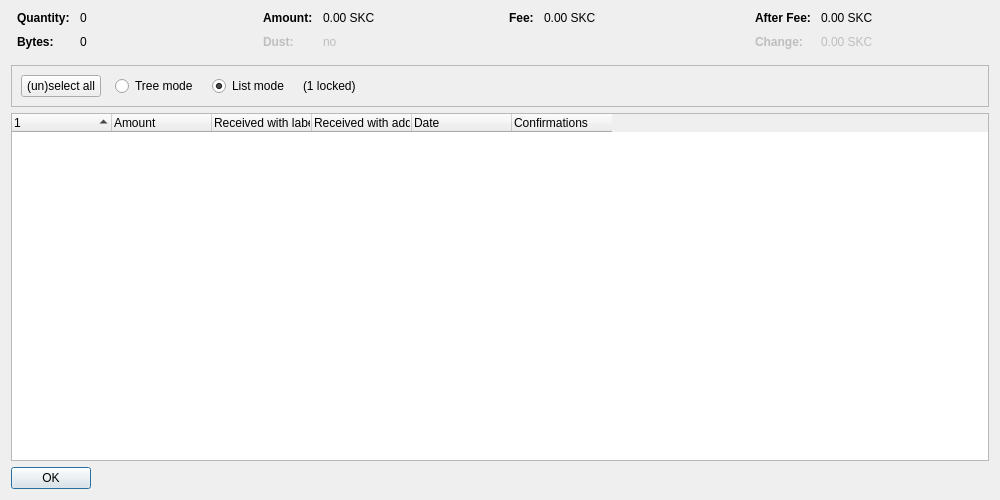
<?xml version="1.0" encoding="UTF-8"?>
<ui version="4.0">
 <class>CoinControlDialog</class>
 <widget class="QDialog" name="CoinControlDialog">
  <property name="geometry">
   <rect>
    <x>0</x>
    <y>0</y>
    <width>1000</width>
    <height>500</height>
   </rect>
  </property>
  <property name="windowTitle">
   <string>Coin Selection</string>
  </property>
  <layout class="QVBoxLayout" name="verticalLayout">
   <item>
    <layout class="QHBoxLayout" name="horizontalLayoutTop" stretch="0,0,0,0">
     <property name="topMargin">
      <number>0</number>
     </property>
     <property name="bottomMargin">
      <number>10</number>
     </property>
     <item>
      <layout class="QFormLayout" name="formLayoutCoinControl1">
       <property name="horizontalSpacing">
        <number>10</number>
       </property>
       <property name="verticalSpacing">
        <number>10</number>
       </property>
       <property name="leftMargin">
        <number>6</number>
       </property>
       <property name="rightMargin">
        <number>6</number>
       </property>
       <item row="0" column="0">
        <widget class="QLabel" name="labelCoinControlQuantityText">
         <property name="font">
          <font>
           <weight>75</weight>
           <bold>true</bold>
          </font>
         </property>
         <property name="text">
          <string>Quantity:</string>
         </property>
        </widget>
       </item>
       <item row="0" column="1">
        <widget class="QLabel" name="labelCoinControlQuantity">
         <property name="cursor">
          <cursorShape>IBeamCursor</cursorShape>
         </property>
         <property name="contextMenuPolicy">
          <enum>Qt::ActionsContextMenu</enum>
         </property>
         <property name="text">
          <string notr="true">0</string>
         </property>
         <property name="textInteractionFlags">
          <set>Qt::LinksAccessibleByMouse|Qt::TextSelectableByKeyboard|Qt::TextSelectableByMouse</set>
         </property>
        </widget>
       </item>
       <item row="1" column="0">
        <widget class="QLabel" name="labelCoinControlBytesText">
         <property name="font">
          <font>
           <weight>75</weight>
           <bold>true</bold>
          </font>
         </property>
         <property name="text">
          <string>Bytes:</string>
         </property>
        </widget>
       </item>
       <item row="1" column="1">
        <widget class="QLabel" name="labelCoinControlBytes">
         <property name="cursor">
          <cursorShape>IBeamCursor</cursorShape>
         </property>
         <property name="contextMenuPolicy">
          <enum>Qt::ActionsContextMenu</enum>
         </property>
         <property name="text">
          <string notr="true">0</string>
         </property>
         <property name="textInteractionFlags">
          <set>Qt::LinksAccessibleByMouse|Qt::TextSelectableByKeyboard|Qt::TextSelectableByMouse</set>
         </property>
        </widget>
       </item>
      </layout>
     </item>
     <item>
      <layout class="QFormLayout" name="formLayoutCoinControl2">
       <property name="horizontalSpacing">
        <number>10</number>
       </property>
       <property name="verticalSpacing">
        <number>10</number>
       </property>
       <property name="leftMargin">
        <number>6</number>
       </property>
       <property name="rightMargin">
        <number>6</number>
       </property>
       <item row="0" column="0">
        <widget class="QLabel" name="labelCoinControlAmountText">
         <property name="font">
          <font>
           <weight>75</weight>
           <bold>true</bold>
          </font>
         </property>
         <property name="text">
          <string>Amount:</string>
         </property>
        </widget>
       </item>
       <item row="0" column="1">
        <widget class="QLabel" name="labelCoinControlAmount">
         <property name="cursor">
          <cursorShape>IBeamCursor</cursorShape>
         </property>
         <property name="contextMenuPolicy">
          <enum>Qt::ActionsContextMenu</enum>
         </property>
         <property name="text">
          <string notr="true">0.00 SKC</string>
         </property>
         <property name="textInteractionFlags">
          <set>Qt::LinksAccessibleByMouse|Qt::TextSelectableByKeyboard|Qt::TextSelectableByMouse</set>
         </property>
        </widget>
       </item>
       <item row="1" column="0">
        <widget class="QLabel" name="labelCoinControlLowOutputText">
         <property name="enabled">
          <bool>false</bool>
         </property>
         <property name="font">
          <font>
           <weight>75</weight>
           <bold>true</bold>
          </font>
         </property>
         <property name="text">
          <string>Dust:</string>
         </property>
        </widget>
       </item>
       <item row="1" column="1">
        <widget class="QLabel" name="labelCoinControlLowOutput">
         <property name="enabled">
          <bool>false</bool>
         </property>
         <property name="cursor">
          <cursorShape>IBeamCursor</cursorShape>
         </property>
         <property name="contextMenuPolicy">
          <enum>Qt::ActionsContextMenu</enum>
         </property>
         <property name="text">
          <string notr="true">no</string>
         </property>
         <property name="textInteractionFlags">
          <set>Qt::LinksAccessibleByMouse|Qt::TextSelectableByKeyboard|Qt::TextSelectableByMouse</set>
         </property>
        </widget>
       </item>
      </layout>
     </item>
     <item>
      <layout class="QFormLayout" name="formLayoutCoinControl3">
       <property name="horizontalSpacing">
        <number>10</number>
       </property>
       <property name="verticalSpacing">
        <number>10</number>
       </property>
       <property name="leftMargin">
        <number>6</number>
       </property>
       <property name="rightMargin">
        <number>6</number>
       </property>
       <item row="0" column="0">
        <widget class="QLabel" name="labelCoinControlFeeText">
         <property name="font">
          <font>
           <weight>75</weight>
           <bold>true</bold>
          </font>
         </property>
         <property name="text">
          <string>Fee:</string>
         </property>
        </widget>
       </item>
       <item row="0" column="1">
        <widget class="QLabel" name="labelCoinControlFee">
         <property name="cursor">
          <cursorShape>IBeamCursor</cursorShape>
         </property>
         <property name="contextMenuPolicy">
          <enum>Qt::ActionsContextMenu</enum>
         </property>
         <property name="text">
          <string notr="true">0.00 SKC</string>
         </property>
         <property name="textInteractionFlags">
          <set>Qt::LinksAccessibleByMouse|Qt::TextSelectableByKeyboard|Qt::TextSelectableByMouse</set>
         </property>
        </widget>
       </item>
      </layout>
     </item>
     <item>
      <layout class="QFormLayout" name="formLayoutCoinControl4">
       <property name="horizontalSpacing">
        <number>10</number>
       </property>
       <property name="verticalSpacing">
        <number>10</number>
       </property>
       <property name="leftMargin">
        <number>6</number>
       </property>
       <property name="rightMargin">
        <number>6</number>
       </property>
       <item row="0" column="0">
        <widget class="QLabel" name="labelCoinControlAfterFeeText">
         <property name="font">
          <font>
           <weight>75</weight>
           <bold>true</bold>
          </font>
         </property>
         <property name="text">
          <string>After Fee:</string>
         </property>
        </widget>
       </item>
       <item row="0" column="1">
        <widget class="QLabel" name="labelCoinControlAfterFee">
         <property name="cursor">
          <cursorShape>IBeamCursor</cursorShape>
         </property>
         <property name="contextMenuPolicy">
          <enum>Qt::ActionsContextMenu</enum>
         </property>
         <property name="text">
          <string notr="true">0.00 SKC</string>
         </property>
         <property name="textInteractionFlags">
          <set>Qt::LinksAccessibleByMouse|Qt::TextSelectableByKeyboard|Qt::TextSelectableByMouse</set>
         </property>
        </widget>
       </item>
       <item row="1" column="0">
        <widget class="QLabel" name="labelCoinControlChangeText">
         <property name="enabled">
          <bool>false</bool>
         </property>
         <property name="font">
          <font>
           <weight>75</weight>
           <bold>true</bold>
          </font>
         </property>
         <property name="text">
          <string>Change:</string>
         </property>
        </widget>
       </item>
       <item row="1" column="1">
        <widget class="QLabel" name="labelCoinControlChange">
         <property name="enabled">
          <bool>false</bool>
         </property>
         <property name="cursor">
          <cursorShape>IBeamCursor</cursorShape>
         </property>
         <property name="contextMenuPolicy">
          <enum>Qt::ActionsContextMenu</enum>
         </property>
         <property name="text">
          <string notr="true">0.00 SKC</string>
         </property>
         <property name="textInteractionFlags">
          <set>Qt::LinksAccessibleByMouse|Qt::TextSelectableByKeyboard|Qt::TextSelectableByMouse</set>
         </property>
        </widget>
       </item>
      </layout>
     </item>
    </layout>
   </item>
   <item>
    <widget class="QFrame" name="frame">
     <property name="minimumSize">
      <size>
       <width>0</width>
       <height>40</height>
      </size>
     </property>
     <property name="frameShape">
      <enum>QFrame::StyledPanel</enum>
     </property>
     <property name="frameShadow">
      <enum>QFrame::Sunken</enum>
     </property>
     <layout class="QHBoxLayout" name="horizontalLayout">
      <item>
       <layout class="QHBoxLayout" name="horizontalLayoutPanel" stretch="0,0,0,0,0">
        <property name="spacing">
         <number>14</number>
        </property>
        <item>
         <widget class="QPushButton" name="pushButtonSelectAll">
          <property name="sizePolicy">
           <sizepolicy hsizetype="Maximum" vsizetype="Fixed">
            <horstretch>0</horstretch>
            <verstretch>0</verstretch>
           </sizepolicy>
          </property>
          <property name="text">
           <string>(un)select all</string>
          </property>
          <property name="autoDefault">
           <bool>false</bool>
          </property>
         </widget>
        </item>
        <item>
         <widget class="QRadioButton" name="radioTreeMode">
          <property name="sizePolicy">
           <sizepolicy hsizetype="Maximum" vsizetype="Fixed">
            <horstretch>0</horstretch>
            <verstretch>0</verstretch>
           </sizepolicy>
          </property>
          <property name="text">
           <string>Tree mode</string>
          </property>
         </widget>
        </item>
        <item>
         <widget class="QRadioButton" name="radioListMode">
          <property name="sizePolicy">
           <sizepolicy hsizetype="Maximum" vsizetype="Fixed">
            <horstretch>0</horstretch>
            <verstretch>0</verstretch>
           </sizepolicy>
          </property>
          <property name="text">
           <string>List mode</string>
          </property>
          <property name="checked">
           <bool>true</bool>
          </property>
         </widget>
        </item>
        <item>
         <widget class="QLabel" name="labelLocked">
          <property name="text">
           <string notr="true">(1 locked)</string>
          </property>
         </widget>
        </item>
        <item>
         <spacer name="horizontalSpacer">
          <property name="orientation">
           <enum>Qt::Horizontal</enum>
          </property>
          <property name="sizeHint" stdset="0">
           <size>
            <width>40</width>
            <height>20</height>
           </size>
          </property>
         </spacer>
        </item>
       </layout>
      </item>
     </layout>
    </widget>
   </item>
   <item>
    <widget class="CoinControlTreeWidget" name="treeWidget">
     <property name="contextMenuPolicy">
      <enum>Qt::CustomContextMenu</enum>
     </property>
     <property name="sortingEnabled">
      <bool>false</bool>
     </property>
     <property name="columnCount">
      <number>6</number>
     </property>
     <attribute name="headerShowSortIndicator" stdset="0">
      <bool>true</bool>
     </attribute>
     <attribute name="headerStretchLastSection">
      <bool>false</bool>
     </attribute>
     <column>
      <property name="text">
       <string/>
      </property>
     </column>
     <column>
      <property name="text">
       <string>Amount</string>
      </property>
     </column>
     <column>
      <property name="text">
       <string>Received with label</string>
      </property>
     </column>
     <column>
      <property name="text">
       <string>Received with address</string>
      </property>
     </column>
     <column>
      <property name="text">
       <string>Date</string>
      </property>
     </column>
     <column>
      <property name="text">
       <string>Confirmations</string>
      </property>
      <property name="toolTip">
       <string>Confirmed</string>
      </property>
     </column>
     <column>
      <property name="text">
       <string/>
      </property>
     </column>
     <column>
      <property name="text">
       <string/>
      </property>
     </column>
     <column>
      <property name="text">
       <string/>
      </property>
     </column>
     <column>
      <property name="text">
       <string/>
      </property>
     </column>
    </widget>
   </item>
   <item>
    <widget class="QDialogButtonBox" name="buttonBox">
     <property name="sizePolicy">
      <sizepolicy hsizetype="Maximum" vsizetype="Fixed">
       <horstretch>0</horstretch>
       <verstretch>0</verstretch>
      </sizepolicy>
     </property>
     <property name="orientation">
      <enum>Qt::Horizontal</enum>
     </property>
     <property name="standardButtons">
      <set>QDialogButtonBox::Ok</set>
     </property>
    </widget>
   </item>
  </layout>
 </widget>
 <customwidgets>
  <customwidget>
   <class>CoinControlTreeWidget</class>
   <extends>QTreeWidget</extends>
   <header>qt/coincontroltreewidget.h</header>
  </customwidget>
 </customwidgets>
 <resources/>
 <connections/>
</ui>
